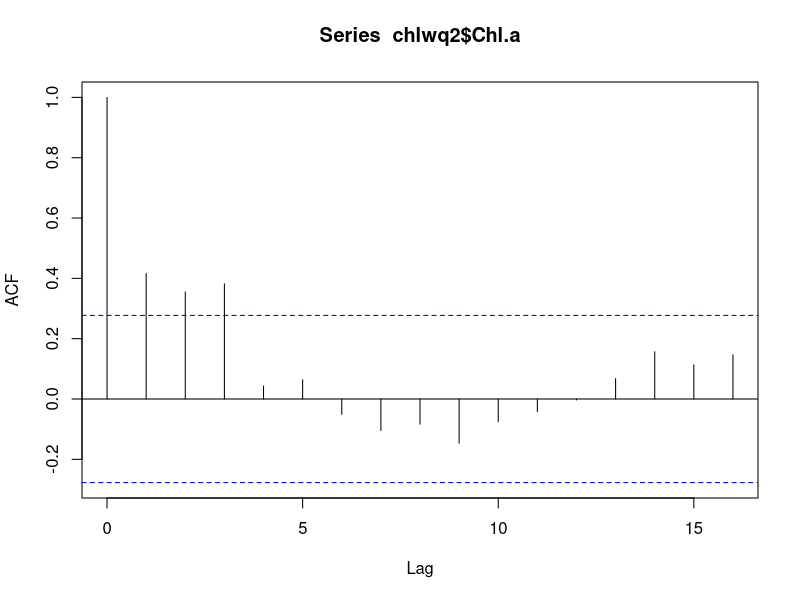
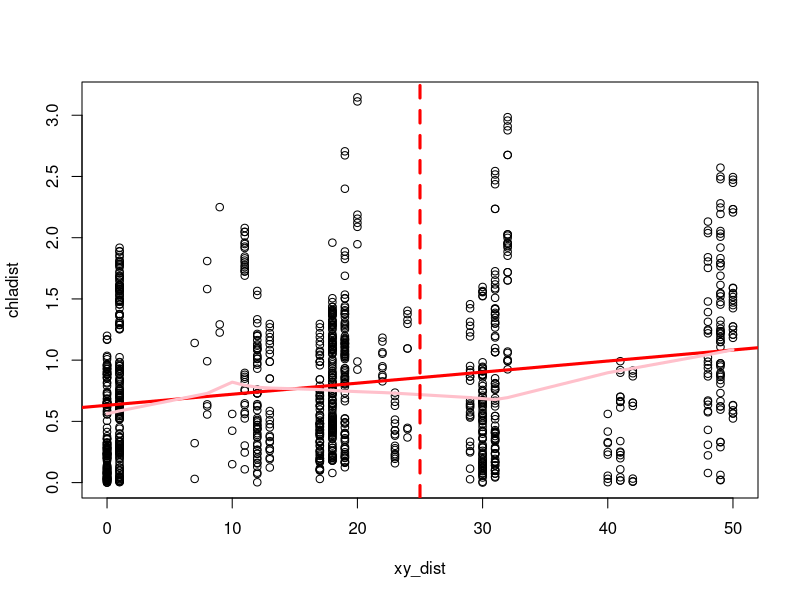

Generate these figures, in order, with R: (Note: this script raises an error after producing the figures.)
library(knitr)
opts_knit$set(root.dir='../')

library(car)

chlwq2 <- read.csv("./Data/ChlaWQReplicateAcuteData2.csv")

class(chlwq2$Date)
chlwq2$Time <- factor(chlwq2$Time, levels = c("Pre", "Post")) #making sure pre always comes before post on figures
chlwq2$Chl.a1 <- log(chlwq2$Chl.a)
#transforming chlorophyll data since it is not normal



chlwq2$Date <- as.Date(chlwq2$Date, "%m.%d.%y")
class(chlwq2$Date)
chlwq2$Date
#changing class, so that R understands these are dates

main <- lm(Chl.a1 ~ Tank + Treatment + Temp + 
             Temp:Treatment + Tank:Treatment + Time + Ozone, 
           data = chlwq2)

acf(chlwq2$Chl.a) #looking for autocorrelation
#appear to have weak autocorrelation, only a few points outside of the 95% confidence interval

chladist <- dist(chlwq2$Chl.a1)
xy_dist <- dist(chlwq2$Date)

max_dist = max(xy_dist) / 2

# plot result
plot(xy_dist, chladist)
abline(lm(chladist ~ xy_dist), lwd=3, col='red')
lines(lowess(xy_dist, chladist), lwd=3, col='pink')
abline(v = max_dist, col='red', lwd=3, lty=2)

obs_cor = cor(xy_dist, chladist)
obs_cor

chlamantel = mantel(xy_dist, chladist)
chlamantel

chl_gls <- gls(Chl.a1 ~ Tank + Treatment + Temp + 
                 Temp:Treatment + Tank:Treatment + Time + Ozone, 
               data = chlwq2)
plot(Variogram (chl_gls))


chl_exp = update(chl_gls, corr=corExp())
# examine fit of error model to the raw model residuals
# note this function defaults to displaying pearson standardized residuals
# resType='p' or resType='pearson'
plot(Variogram(chl_exp, maxDist = max_dist))



# that doesn't look so good because clearly the model does not fit the error 
# very well, it appears that there is a nugget (i.e., non-zero y-intercept)
# Let's examine the normalized residuals in which the residuals are 
# devided by the estimate of the variance-covariance matrix. If the model
# fits well these residuals should be normally distributed.
plot(Variogram(chl_exp, resType='normalized', maxDist = max_dist))




# let's look at the same model but with a nugget
chl_exp_nug = update(chl_exp, corr=corExp(nugget=T))
plot(Variogram(chl_exp_nug, maxDist = max_dist))


plot(Variogram(chl_exp_nug, resType='n', maxDist = max_dist))


# those look like they provide a better fit to the data

# let's examine the rational quadratic error model
chl_rat_nug = update(chl_gls, corr=corRatio(nugget=T))
# examine fit of error model to model residuals
plot(Variogram(chl_rat_nug, maxDist = max_dist))


plot(Variogram(chl_rat_nug, resType='n', maxDist = max_dist))


# this model seems to fit about as a good as the exponential with the nugget

# let's compare the models
anova(chl_gls, chl_exp, chl_exp_nug, chl_rat_nug, test=F)

summary(chl_rat_nug)


anova(main, chl_rat_nug)

#weak autocorrelation, linear model explains it well.